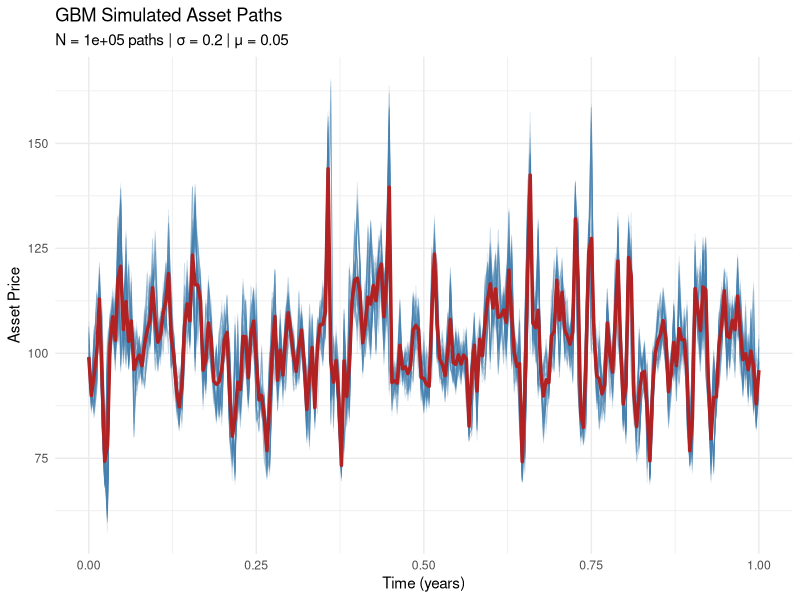

Generate this figure with R:
if (!exists("S_paths")) {
  library(ggplot2)

  #Parameters 
  S0    <- 100      # initial asset price
  mu    <- 0.05     # drift (annual)
  sigma <- 0.20     # volatility (annual)
  T     <- 1        # time horizon in years
  N     <- 100000    # number of simulation paths
  steps <- 252      # daily steps (trading days in a year)

  dt    <- T / steps

  set.seed(42)

  # Matrix of standard normal shocks: N paths x steps
  Z <- matrix(rnorm(N * steps), nrow = N, ncol = steps)

  # Log returns at each step
  log_returns <- (mu - 0.5 * sigma^2) * dt + sigma * sqrt(dt) * Z

  # Cumulative sum across columns to build log price path
  log_paths <- t(apply(log_returns, 1, cumsum))

  # Convert to price paths and prepend S0 as column 1
  S_paths <- S0 * exp(cbind(0, log_paths))

  # Plots
  time_grid <- seq(0, T, length.out = steps + 1)

  # Sample 100 paths for plotting 
  plot_idx   <- sample(1:N, 100)
  plot_df    <- data.frame(
    time  = rep(time_grid, each = 100),
    price = as.vector(t(S_paths[plot_idx, ])),
    path  = rep(1:100, times = steps + 1)
  )

  ggplot(plot_df, aes(x = time, y = price, group = path)) +
    geom_line(alpha = 0.15, colour = "steelblue", linewidth = 0.3) +
    stat_summary(aes(group = 1),
                fun = mean, geom = "line",
                colour = "firebrick", linewidth = 1.2) +
    labs(
      title    = "GBM Simulated Asset Paths",
      subtitle = paste0("N = ", N, " paths | σ = ", sigma, " | μ = ", mu),
      x        = "Time (years)",
      y        = "Asset Price"
    ) +
    theme_minimal()

}
